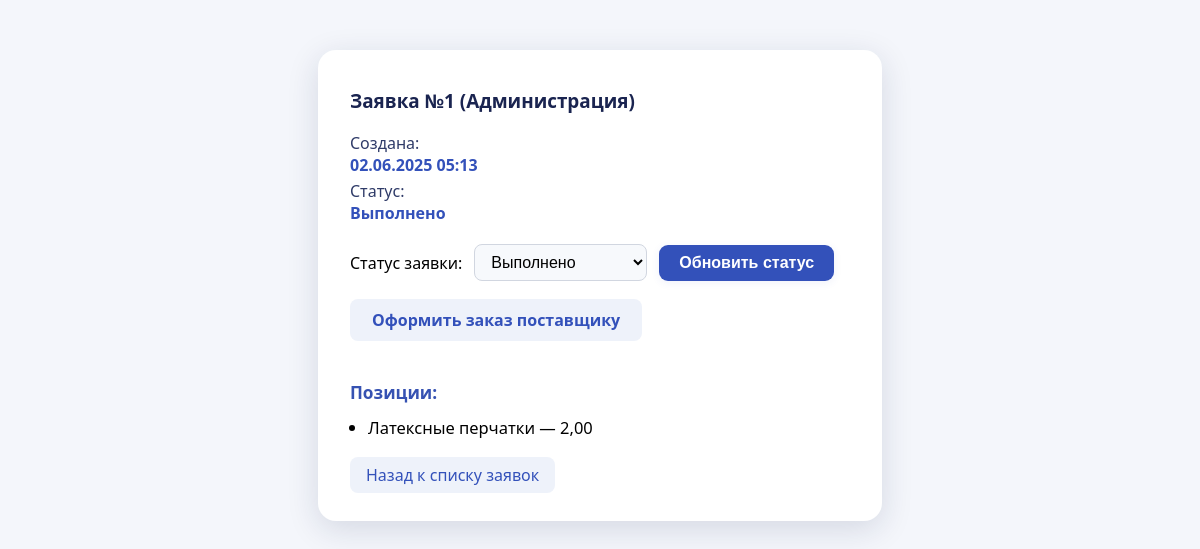
Screenshot of /purchase_requests/1/ (signed in) with the database file from the repository.
### inventory/procurement.py (models this page shows, shortened)
class PurchaseRequest(models.Model):
    department = models.ForeignKey('inventory.Department', on_delete=models.CASCADE, verbose_name="Подразделение")
    created_by = models.ForeignKey(User, on_delete=models.SET_NULL, null=True, verbose_name="Создатель")
    created_at = models.DateTimeField(auto_now_add=True, verbose_name="Дата создания")
    status = models.CharField(
        max_length=20,
        choices=RequestStatus.choices,
        default=RequestStatus.DRAFT,
        verbose_name="Статус"
    )
    approver = models.ForeignKey(User, on_delete=models.SET_NULL, null=True, blank=True, related_name='approved_requests', verbose_name="Согласующий")
    approved_at = models.DateTimeField(null=True, blank=True, verbose_name="Дата согласования")
    comment = models.TextField(blank=True, verbose_name="Комментарий")
    class Meta:
        verbose_name = "Заявка на закупку"
        verbose_name_plural = "Заявки на закупку"

class PurchaseRequestItem(models.Model):
    request = models.ForeignKey(PurchaseRequest, on_delete=models.CASCADE, related_name='items', verbose_name="Заявка")
    item = models.ForeignKey('inventory.Item', on_delete=models.CASCADE, verbose_name="Материал/оборудование")
    quantity = models.DecimalField(max_digits=10, decimal_places=2, verbose_name="Количество")
    comment = models.CharField(max_length=255, blank=True, verbose_name="Комментарий")
    class Meta:
        verbose_name = "Позиция заявки"
        verbose_name_plural = "Позиции заявок"

### inventory/models.py (models this page shows, shortened)
class Department(models.Model):
    name = models.CharField(max_length=100, verbose_name="Подразделение")
    description = models.TextField(blank=True, verbose_name="Описание")
    class Meta:
        verbose_name = "Подразделение"
        verbose_name_plural = "Подразделения"
    def __str__(self):
        return self.name

class Item(models.Model):
    name = models.CharField(max_length=255, verbose_name="Наименование")
    category = models.ForeignKey(Category, on_delete=models.SET_NULL, null=True, verbose_name="Категория")
    unit = models.CharField(max_length=50, verbose_name="Единица измерения")
    description = models.TextField(blank=True, verbose_name="Описание")
    class Meta:
        verbose_name = "Вид МТС"
        verbose_name_plural = "Виды МТС"

### inventory/views.py (the view)
# urls.py: path('purchase_requests/<int:pk>/', purchase_request_detail, name='purchase_request_detail'),
@login_required
def purchase_request_detail(request, pk):
    purchase_request = get_object_or_404(PurchaseRequest, pk=pk)
    if request.method == 'POST':
        status_form = PurchaseRequestStatusForm(request.POST, instance=purchase_request)
        if status_form.is_valid():
            status_form.save()
            messages.success(request, "Статус заявки успешно обновлен.")
            return redirect('purchase_request_detail', pk=pk)
    else:
        status_form = PurchaseRequestStatusForm(instance=purchase_request)
    return render(request, 'inventory/purchase_request_detail.html', {
        'purchase_request': purchase_request,
        'status_form': status_form,
    })

### inventory/forms.py
class PurchaseRequestStatusForm(forms.ModelForm):
    class Meta:
        model = PurchaseRequest
        fields = ['status']
        labels = {'status': 'Статус заявки'}

### inventory/templates/inventory/purchase_request_detail.html (shortened to what this page needs)
<!DOCTYPE html>
<html lang="ru">
<head>
</head>
<body>
    <div class="container">
        <h2>Заявка №{{ purchase_request.id }} ({{ purchase_request.department }})</h2>
        <div class="status-block">
            <div class="status-label">Создана:</div>
            <div class="status-value" style="margin-bottom:4px;">{{ purchase_request.created_at|date:"d.m.Y H:i" }}</div>
            <div class="status-label">Статус:</div>
            <div class="status-value">{{ purchase_request.get_status_display }}</div>
        </div>
        <form method="post">
            {{ status_form.status.label_tag }} {{ status_form.status }}
            <button type="submit">Обновить статус</button>
        </form>
        <a href="{% url 'create_purchase_order' purchase_request.id %}" class="btn">Оформить заказ поставщику</a>
        <h3>Позиции:</h3>
        <ul>
            {% for item in purchase_request.items.all %}
                <li>{{ item.item.name }} — {{ item.quantity }}</li>
            {% empty %}
                <li>Нет позиций</li>
            {% endfor %}
        </ul>
        <a href="{% url 'purchase_requests_list' %}" class="back-link">Назад к списку заявок</a>
    </div>
</body>
</html>

### inventory/templates/inventory/purchase_request_detail.html (style rules this page uses)
body { background: #f4f6fb; font-family: "Segoe UI", "Arial", sans-serif; margin: 0; padding: 0; min-height: 100vh; }
.container { max-width: 500px; margin: 50px auto; background: #fff; border-radius: 18px; box-shadow: 0 8px 32px rgba(24,38,80,0.14); padding: 38px 32px 28px 32px; }
h2 { margin-top: 0; font-weight: 700; font-size: 1.18em; color: #1a2450; margin-bottom: 18px; }
h3 { margin-top: 24px; margin-bottom: 12px; color: #3652b2; font-size: 1.08em; font-weight: 700; }
.status-block { margin: 8px 0 20px 0; }
.status-label { color: #2f3b68; font-weight: 500; }
.status-value { font-weight: 600; color: #3351ba; }
form { margin: 16px 0 18px 0; display: flex; align-items: center; gap: 12px; }
select, input[type="text"] { padding: 8px 12px; border-radius: 8px; border: 1px solid #d1d6e0; background: #f7f9fc; font-size: 1em; transition: border .18s; }
button[type="submit"] { padding: 9px 20px; background: #3351ba; color: #fff; border: none; border-radius: 9px; font-size: 1em; font-weight: 600; box-shadow: 0 2px 8px rgba(51,81,186,0.08); cursor: pointer; transition: background .18s; }
.btn { display: inline-block; margin-bottom: 16px; text-decoration: none; color: #3351ba; background: #eef2fa; padding: 10px 22px; border-radius: 8px; transition: background .16s, color .16s; font-weight: 600; }
ul { margin: 0 0 18px 0; padding-left: 18px; }
ul li { margin-bottom: 6px; font-size: 1.03em; }
.back-link { display: inline-block; text-decoration: none; color: #3351ba; background: #eef2fa; padding: 7px 16px; border-radius: 8px; transition: background .16s, color .16s; font-weight: 500; text-align: center; }

### rows the page displays
PurchaseRequest: id "1", department "Администрация", created_at "02.06.2025 05:13", status "Выполнено"
PurchaseRequestItem: item.name "Латексные перчатки", quantity "2,00"

### other values shown
{{ status_form.status.label_tag }} "Статус заявки:"
